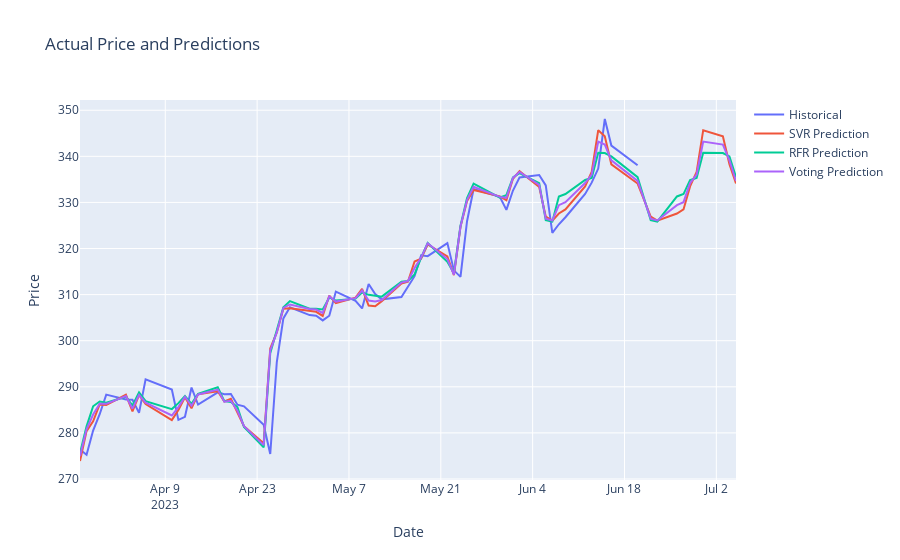

The notebook cell saved with this chart:
### Code cell
import plotly.graph_objects as go

# Create traces
trace_actual = go.Scatter(
    x=df_combined2.index,
    y=df_combined2['Close'],
    mode='lines',
    name='Historical'
)

trace_svr = go.Scatter(
    x=df_combined2.index,
    y=df_combined2['SVR Prediction'],
    mode='lines',
    name='SVR Prediction'
)

trace_rfr = go.Scatter(
    x=df_combined2.index,
    y=df_combined2['RFR Prediction'],
    mode='lines',
    name='RFR Prediction'
)

trace_voting = go.Scatter(
    x=df_combined2.index,
    y=df_combined2['Voting Prediction'],
    mode='lines',
    name='Voting Prediction'
)

data = [trace_actual, trace_svr, trace_rfr, trace_voting]

# Create layout
layout = go.Layout(
    title='Actual Price and Predictions',
    xaxis=dict(title='Date'),
    yaxis=dict(title='Price'),
    showlegend=True
)

# Create figure
fig = go.Figure(data=data, layout=layout)

# Show the figure
fig.show()
